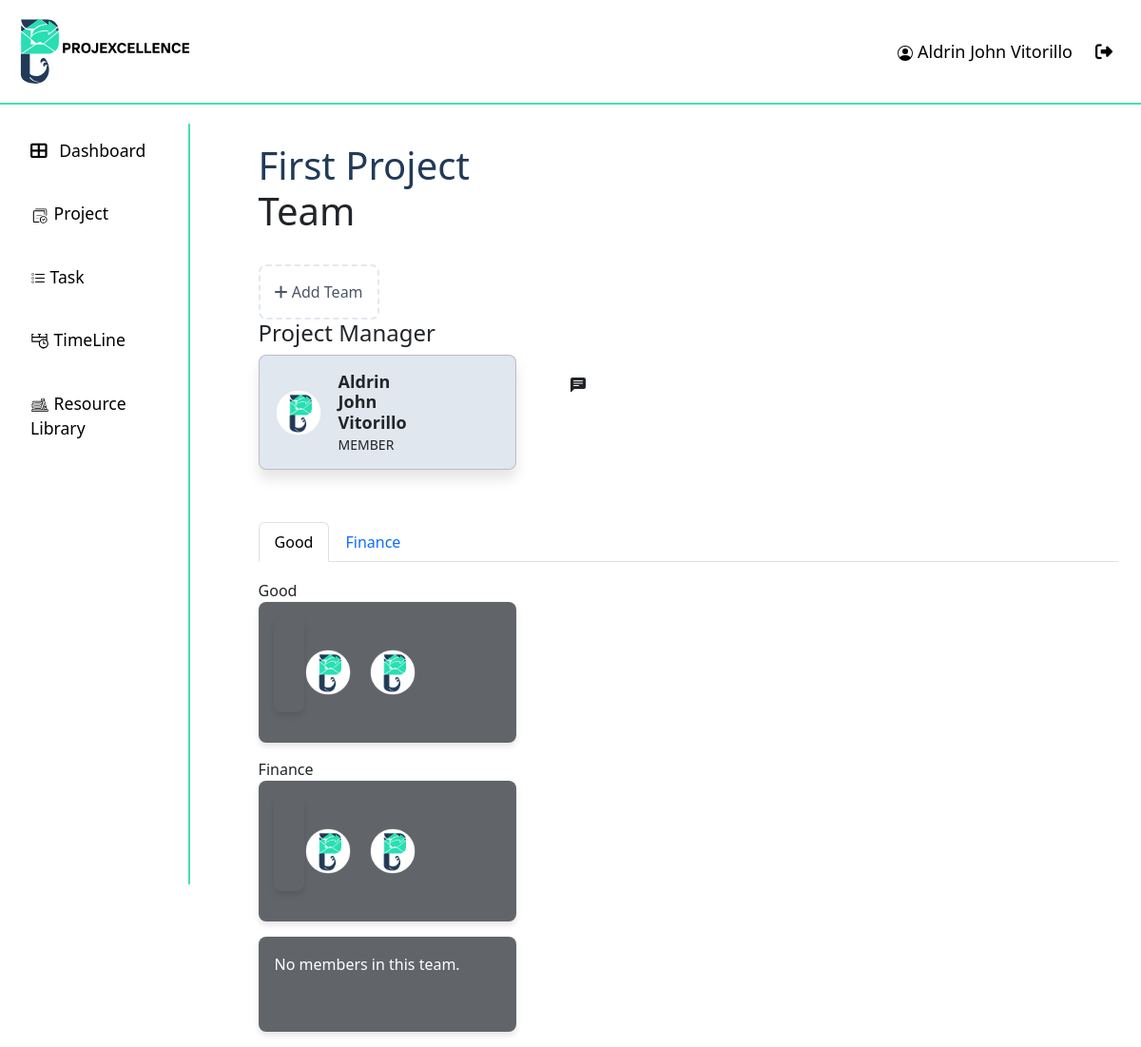
/myteam/1/ (signed in), run on an earlier commit of the app's database.
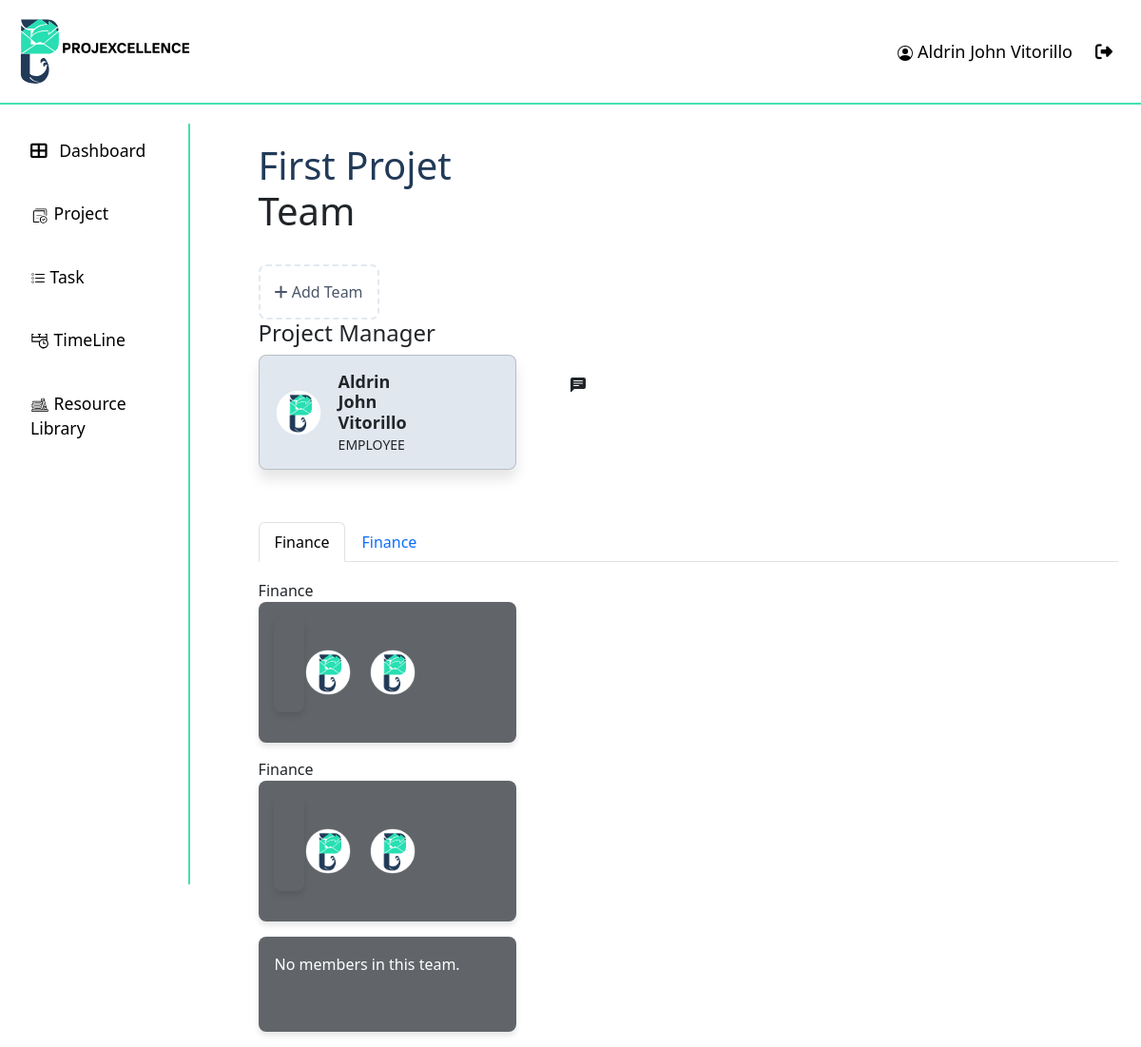
And on a later commit of the database.
### api/models.py (models this page shows, shortened)
class Project(models.Model):
    project_name = models.CharField(max_length=50)
    description = models.TextField()
    created_by = models.ForeignKey(User, on_delete=models.CASCADE)
    date_created = models.DateTimeField(auto_now_add=True)

class User(AbstractUser):
    ROLE_CHOICES = [
        ("ADMIN", "Admin"),
        ("PM", "projectmanger"),
        ("MEMBER", "member"),
    ]
    STATUS_CHOICES = [
        ("APPROVED", "Approved"),
        ("REJECTED", "Rejected"),
        ("PENDING", "Pending"),
    ]
    username = None  # Remove the username field entirely
    email = models.EmailField(_("email address"), unique=True)
    phone_regex = RegexValidator(
        regex=r"^\+?1?\d{9,15}$",
        message="Phone number must be entered in the format: '+999999999'. Up to 15 digits allowed.",
    )
    phone_number = models.CharField(validators=[phone_regex], max_length=17, blank=True)
    role = models.CharField(max_length=10, choices=ROLE_CHOICES, default="EMPLOYEE")
    date_of_hire = models.DateField(blank=True, null=True)
    profile_path = models.ImageField(null=True, blank=True)
    status = models.CharField(max_length=20, choices=STATUS_CHOICES, default="PENDING")
    groups = models.ManyToManyField(
        "auth.Group",
        verbose_name=_("groups"),
        blank=True,
        related_name="custom_user_set",
        related_query_name="custom_user",
    )
    user_permissions = models.ManyToManyField(
        "auth.Permission",
        verbose_name=_("user permissions"),
        blank=True,
        related_name="custom_user_set",
        related_query_name="custom_user",
    )
    objects = UserManager()
    USERNAME_FIELD = "email"
    REQUIRED_FIELDS = ["first_name", "last_name", "date_of_hire", "password"]
    def __str__(self):
        return f"{self.first_name} {self.last_name}"

class Team(models.Model):
    team_name = models.CharField(max_length=50)
    users = models.ManyToManyField(User, through='TeamMembership')  # Define the through model
    project = models.ForeignKey('Project', on_delete=models.CASCADE)

### api/views.py (the view)
# urls.py: path("myteam/<int:project_id>/", views.team_list, name="team_list"),
@login_required
def team_list(request, project_id):
    project = get_object_or_404(Project, id=project_id)
    teams = Team.objects.filter(project=project).order_by("-id")
    team_filter = TeamFilter(request.GET, queryset=teams)
    paginator = Paginator(team_filter.qs, 5)
    page_number = request.GET.get("page")
    page_obj = paginator.get_page(page_number)
    if request.method == 'POST':
        add_team_form = TeamForm(request.POST)
        if add_team_form.is_valid():
            team = add_team_form.save(commit=False)
            team.project = project
            team.save()
            for user in add_team_form.cleaned_data['users']:
                TeamMembership.objects.create(user=user, team=team,project_id =project ,  role='member')  # Default role
            return redirect('team_list', project_id=project.id)
    else:
        add_team_form = TeamForm()
    edit_team_forms = {team.id: TeamForm(instance=team) for team in page_obj}
    team_memberships = {team.id: team.teammembership_set.all() for team in page_obj}
    context = {
        "page_obj": page_obj,
        "edit_team_forms": edit_team_forms,
        "add_team_form": add_team_form,
        "filter": team_filter,
        "project": project,
        "team_memberships": team_memberships,  # Add this line to include memberships
    }
    return render(request, "myteam.html", context)

### api/templates/myteam.html (shortened to what this page needs)
{% extends "base.html" %}
{% load static %}
{% load crispy_forms_tags %}
{% load custom_filters %}
{% block content %}
<div class="page">
    <div class="Team">
        <h1> <div class="project-name">{{ project.project_name|capfirst }} </div>Team</h1><br>
        <div type="button" class="add-team" data-bs-toggle="modal" data-bs-target="#addTeamModal">
            <i class="fas fa-plus mr-2"></i> Add Team
        </div>
        <h4>Project Manager</h4>
        <div class="card">
            <div class="info">
                <table>
                    <tr>
                        <td>
                            <img src="{% static '/res/logoPlaceHolder.png' %}" alt="avatar-profile" class="avatar">
                        </td>
                        <td>
                            {% if request.user.project_set.exists %}
                                {% with project=request.user.project_set.first %}
                                    <h2 class="name"> {{ project.created_by.first_name|capfirst }} {{ project.created_by.last_name|capfirst }}</h2>
                                {% endwith %}
                            {% endif %}
                            <h2 class="title"> {{ request.user.role|capfirst }}</h2>
                        </td>
                        <td class="message">
                        </td>
                    </tr>
                </table>
            </div>
        </div>
    </div>
    <div class="Members">
        <ul class="nav nav-tabs">
            {% for team in page_obj %}
                <li class="nav-item">
                    <a class="nav-link {% if forloop.first %}active{% endif %}"
                       aria-current="page"
                       href="#team-{{ team.id }}">
                       {{ team.team_name }}
                    </a>
                </li>
            {% endfor %}
        </ul>
        {% for team in page_obj %}
        <div class="tab-content">
            {{ team.team_name }}
            {% for membership in team_memberships|default_if_none:team.id %}
                <div class="tab-pane {% if forloop.first %}active{% endif %}" id="team-{{ team.id }}">
                    <div class="card-members">
                        <div class="info">
                            <table>
                                    <tr>
                                        <td>
                                            <img src="{% static 'res/logoPlaceHolder.png' %}" alt="profile pic" class="avatar">
                                        </td>
                                        <td>
                                        </td>
                                    </tr>
                                {% empty %}
                                    <tr>
                                        <td colspan="2">No members in this team.</td>
                                    </tr>
                                    {% endfor %}
                            </table>
                        </div>
                    </div>
                </div>
            {% endfor %}
        </div>
    </div>
    <div class="card-members">
        <div class="info">
            <table>
                {% for membership in team.teammembership_set.all %}
                    <tr>
                        <td>
                            <img src="{% static 'res/logoPlaceHolder.png' %}" alt="profile pic" class="avatar">
                        </td>
                        <td>
                            <h2 class="name">{{ membership.user.first_name|capfirst }} {{ membership.user.last_name|capfirst }}</h2>
                            <h2 class="title">{{ membership.role|capfirst }}</h2>
                        </td>
                    </tr>
                {% empty %}
                    <tr>
                        <td colspan="2">No members in this team.</td>
                    </tr>
                {% endfor %}
            </table>
        </div>
    </div>
    </div>
</div>
{% endblock %}

### api/templates/base.html (shortened to what this page needs)
{% load static %}
<!DOCTYPE html>
<html lang="en">
  <head>
    <link
      href="https://cdn.jsdelivr.net/npm/bootstrap@5.3.0/dist/css/bootstrap.min.css"
      rel="stylesheet"
    />
    <link href="https://cdn.jsdelivr.net/npm/bootstrap-icons/font/bootstrap-icons.css" rel="stylesheet">
    <link
      href="https://cdnjs.cloudflare.com/ajax/libs/font-awesome/6.4.0/css/all.min.css"
      rel="stylesheet"
    />
    <link href="https://cdn.jsdelivr.net/npm/bootstrap@5.3.0/dist/css/bootstrap.min.css" rel="stylesheet">
  </head>
  <body>
    <header>
      <div class="header">
          <img src="{% static '/res/slogo.svg' %}" alt="logo" width="200px">
          <div class="profile">
            <a class="nav-link {% if request.resolver_match.url_name == 'profile' %}active{% endif %}" href="{% url 'profile' %}">
              {{ request.user.first_name|capfirst }} {{ request.user.last_name|capfirst }}
            </a>
            <a class="nav-link" href="{% url 'logout' %}" onclick="event.preventDefault(); document.getElementById('logout-form').submit();">
              <i class="fas fa-sign-out-alt me-2"></i>
            </a>
          </div>
      </div>
    </header>
    <div class="container-fluid">
      <div class="row">
        <nav
          id="sidebarMenu"
          class="col-md-3 col-lg-2 d-md-block sidebar collapse"
        >
          <ul class="nav flex-column">
            <li class="nav-item">
              <a class="nav-link {% if request.resolver_match.url_name == 'dashboard' %}active{% endif %}" href="{% url 'dashboard' %}">
                <i class="fas fa-th-large me-2"></i> Dashboard
              </a>
            </li>
            <li class="nav-item">
              <a class="nav-link {% if request.resolver_match.url_name == 'project' %}active{% endif %}" href="{% url 'project' %}">
                <img src="{% static '/res/projectIcon.svg' %}" alt="logo" width="20px">  Project
              </a>
            </li>
            <li class="nav-item">
              <a class="nav-link {% if request.resolver_match.url_name == 'task' %}active{% endif %}" href="{% url 'task' 'Pending' %}">
                 Task
              </a>
            </li>
            <li class="nav-item">
              <a class="nav-link {% if request.resolver_match.url_name == 'timeline' %}active{% endif %}" href="{% url 'timeline' %}">
                <img src="{% static '/res/timelineIcon.svg' %}" alt="logo" width="20px">  TimeLine
              </a>
            </li>
            <li class="nav-item">
              <a class="nav-link {% if request.resolver_match.url_name == 'resourceLib' %}active{% endif %}" href="{% url 'resourceLib' %}">
                <img src="{% static '/res/resourceIcon.svg' %}" alt="logo" width="20px"> Resource Library
              </a>
            </li>
          </ul>
        </nav>
        <main class="col-md-9 ms-sm-auto col-lg-10 px-md-4 main-content">
          {% block content %}{% endblock content %}
        </main>
      </div>
    </div>
  </body>
</html>

What changed in the data, as far as the page shows it:
changed User "Aldrin John": user.role "MEMBER" → "EMPLOYEE"
changed Project "Aldrin John": project_name "First Project" → "First Projet"
changed Team (number 1 of 2 on the later page): team_name "Good" → "Finance"
